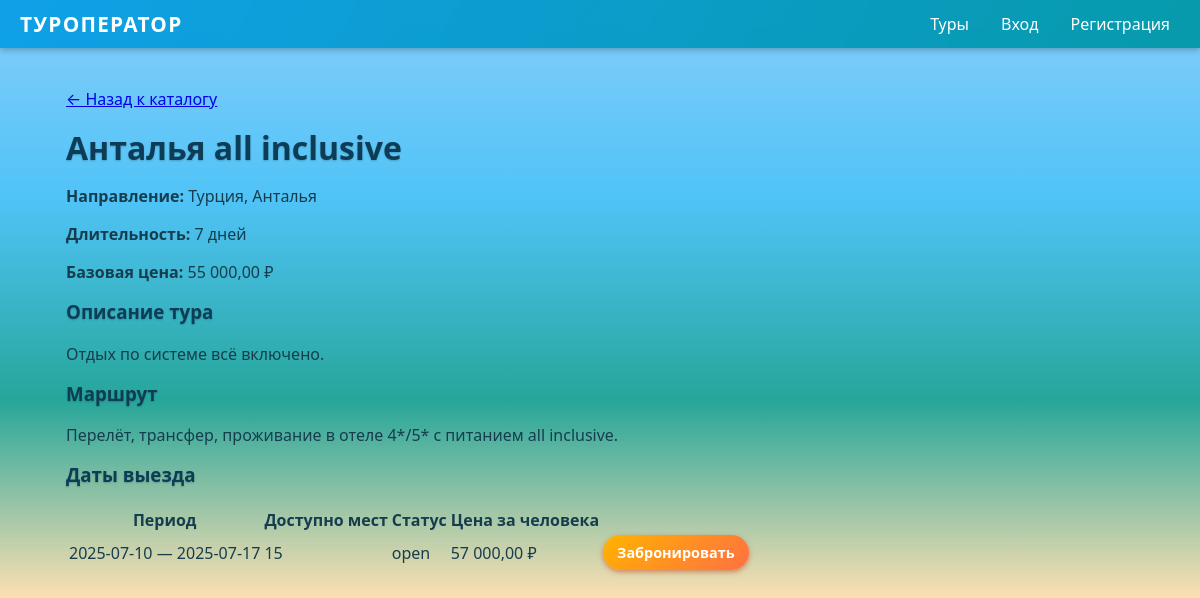
The page /tour.php?id=2 on the database its author committed.
### tables this page shows
CREATE TABLE `tour_package` (
  `id` bigint(20) UNSIGNED NOT NULL,
  `destination_id` int(10) UNSIGNED NOT NULL,
  `title` varchar(200) NOT NULL,
  `description` text DEFAULT NULL,
  `route_description` text DEFAULT NULL,
  `duration_days` int(10) UNSIGNED NOT NULL,
  `base_price` decimal(12,2) NOT NULL,
  `is_active` tinyint(1) NOT NULL DEFAULT 1,
  `created_at` timestamp NOT NULL DEFAULT current_timestamp(),
  `updated_at` timestamp NULL DEFAULT NULL ON UPDATE current_timestamp()
);

CREATE TABLE `destination` (
  `id` int(10) UNSIGNED NOT NULL,
  `country` varchar(100) NOT NULL,
  `city` varchar(100) NOT NULL,
  `description` text DEFAULT NULL
);

CREATE TABLE `tour_date` (
  `id` bigint(20) UNSIGNED NOT NULL,
  `tour_id` bigint(20) UNSIGNED NOT NULL,
  `start_date` date NOT NULL,
  `end_date` date NOT NULL,
  `available_seats` int(10) UNSIGNED NOT NULL,
  `price_per_person` decimal(12,2) NOT NULL,
  `status` enum('open','closed','cancelled') NOT NULL DEFAULT 'open'
);

### tour.php (the view, shortened to what this page needs)
<?php
require 'db.php';
$tourId = isset($_GET['id']) ? (int)$_GET['id'] : 0;
$stmt = $mysqli->prepare("
    SELECT t.id, t.title, t.description, t.route_description,
           t.duration_days, t.base_price,
           d.country, d.city
    FROM tour_package t
    JOIN destination d ON d.id = t.destination_id
    WHERE t.id = ?
");
$stmt->bind_param('i', $tourId);
$stmt->execute();
$tour = $stmt->get_result()->fetch_assoc();
$stmt = $mysqli->prepare("
    SELECT id, start_date, end_date, available_seats, price_per_person, status
    FROM tour_date
    WHERE tour_id = ?
    ORDER BY start_date
");
$stmt->bind_param('i', $tourId);
$stmt->execute();
$dates = $stmt->get_result();
?>
<!doctype html>
<html lang="ru">
<head>
    <link rel="stylesheet" href="css/style.css">
</head>
<body>
<?php include 'header.php'; ?>
<main class="container" role="main">
    <p><a href="index.php">&larr; Назад к каталогу</a></p>
    <h1><?= htmlspecialchars($tour['title']) ?></h1>
    <p><strong>Направление:</strong> <?= htmlspecialchars($tour['country']) ?>, <?= htmlspecialchars($tour['city']) ?></p>
    <p><strong>Длительность:</strong> <?= (int)$tour['duration_days'] ?> дней</p>
    <p><strong>Базовая цена:</strong> <?= number_format($tour['base_price'], 2, ',', ' ') ?> ₽</p>
    <?php if (!empty($tour['description'])): ?>
        <h3>Описание тура</h3>
        <p><?= nl2br(htmlspecialchars($tour['description'])) ?></p>
    <?php endif; ?>
    <?php if (!empty($tour['route_description'])): ?>
        <h3>Маршрут</h3>
        <p><?= nl2br(htmlspecialchars($tour['route_description'])) ?></p>
    <?php endif; ?>
    <h3>Даты выезда</h3>
    <?php if ($dates->num_rows === 0): ?>
        <p>Для этого тура пока нет дат.</p>
    <?php else: ?>
        <table>
            <tr>
                <th>Период</th>
                <th>Доступно мест</th>
                <th>Статус</th>
                <th>Цена за человека</th>
                <th></th>
            </tr>
            <?php while ($d = $dates->fetch_assoc()): ?>
                <tr>
                    <td><?= htmlspecialchars($d['start_date']) ?> — <?= htmlspecialchars($d['end_date']) ?></td>
                    <td><?= (int)$d['available_seats'] ?></td>
                    <td><?= htmlspecialchars($d['status']) ?></td>
                    <td><?= number_format($d['price_per_person'], 2, ',', ' ') ?> ₽</td>
                    <td>
                        <?php if ($d['status'] === 'open'): ?>
                            <a class="btn" href="book.php?date_id=<?= (int)$d['id'] ?>">Забронировать</a>
                        <?php else: ?>
                            недоступно
                        <?php endif; ?>
                    </td>
                </tr>
            <?php endwhile; ?>
        </table>
    <?php endif; ?>
</main>
</body>
</html>

### css/style.css (style rules this page uses)
* { box-sizing: border-box; }
body { margin: 0; font-family: system-ui, -apple-system, BlinkMacSystemFont, "Segoe UI", Arial, sans-serif; color: #163d4d; background: linear-gradient(to bottom, #87CEFA 0%, #4fc3f7 25%, #26a69a 50%, #ffe0b2 75%, #ffcc80 100% ); background-attachment: fixed; }
.container { max-width: 1100px; margin: 0 auto; padding: 24px 16px 40px; }
h1, h2, h3 { color: #0d3d56; text-shadow: 0 1px 2px rgba(0,0,0,0.2); margin-top: 0; }
h1 { font-size: 2rem; margin-bottom: 0.5rem; }
.btn, button { display: inline-block; padding: 8px 14px; border-radius: 999px; border: none; cursor: pointer; text-decoration: none; font-size: 0.9rem; font-weight: 600; font-family: inherit; background: linear-gradient(135deg, #ffb300, #ff7043); color: #fff; box-shadow: 0 2px 5px rgba(191, 54, 12, 0.5); transition: transform 0.1s ease, box-shadow 0.1s ease, filter 0.1s ease; }

### rows shown on the page
tour_package: title "Анталья all inclusive", destination.country "Турция", destination.city "Анталья", duration_days "7", base_price "55 000,00", description "Отдых по системе всё включено.", route_description "Перелёт, трансфер, проживание в отеле 4*/5* с питанием all inclusive."
tour_date: start_date "2025-07-10", end_date "2025-07-17", available_seats "15", status "open", price_per_person "57 000,00"
